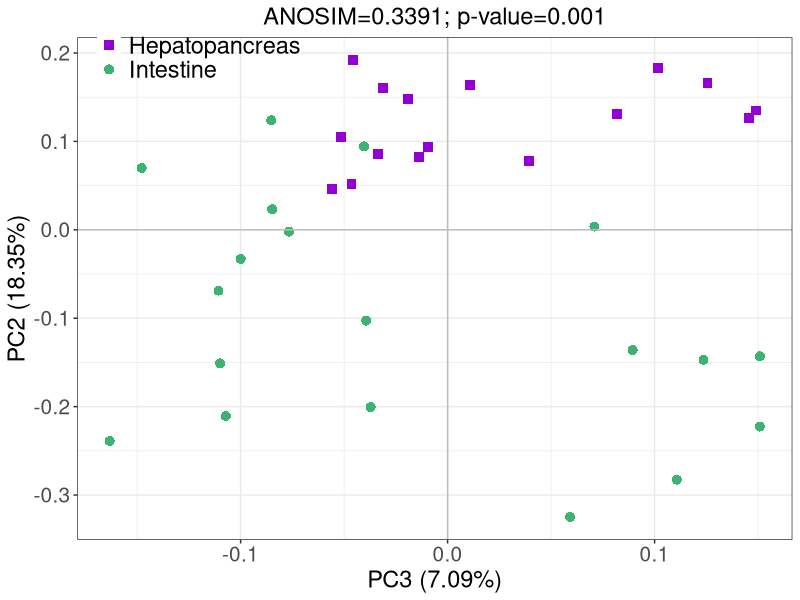

Recreate this plot in R.
#!/usr/bin/env Rscript
## Purpose of script: beta diversity pcoa plot
## Date created: 13.07.2020
## Author: luigui gallardo-becerra (bfllg77@gmail.com)

#Installation of packages
#install.packages('optparse')
library("ggplot2")

#Data input
data <- read.table(file = "pcoa_data.txt",
    header = TRUE,
    sep = '\t')

group = data$Organ

#Define colors
colors <- c("darkviolet", "mediumseagreen")

#Define shapes
shapes <- c(15, 16)

# Creation of the graph
theme_set(theme_bw())
graph <- ggplot(data, aes(y = pc2.0.18351911740638438., x = pc3.0.07089508464704075.)) +
geom_point(aes(col=group,
    shape=group),
    size = 3) +
scale_color_manual(values = colors) +
scale_shape_manual(values = shapes) +
labs(x="PC3 (7.09%)", 
    y="PC2 (18.35%)",
    title = "ANOSIM=0.3391; p-value=0.001") +
geom_hline(yintercept=0,
    color = "gray") +
geom_vline(xintercept=0,
    color = "gray") +
  theme(legend.title = element_blank(),
        legend.position = c(0.17, 0.96),
        legend.background = element_blank(),
        legend.text = element_text(size=17),
        axis.text.x = element_text(size=15),
        axis.text.y = element_text(size=15),
        axis.title.x = element_text(size = 17),
        axis.title.y = element_text(size = 17),
        plot.title = element_text(hjust = 0.5,
                                  size = 17))

#Plot pdf
pdf(file = "organ.  ")
graph
dev.off()
